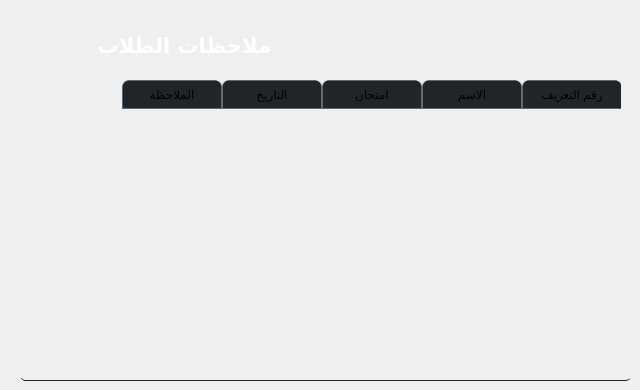
    <widget class="QWidget" name="tab_4">
     <attribute name="title">
      <string>الملاحظات</string>
     </attribute>
     <widget class="QLabel" name="label_40">
      <property name="geometry">
       <rect>
        <x>40</x>
        <y>10</y>
        <width>61</width>
        <height>61</height>
       </rect>
      </property>
      <property name="styleSheet">
       <string notr="true">image: url(:/icons/images/images/person-feedback-svgrepo-com (1).svg);</string>
      </property>
      <property name="text">
       <string/>
      </property>
      <property name="pixmap">
       <pixmap>../../../.designer/src/reports.png</pixmap>
      </property>
      <property name="scaledContents">
       <bool>true</bool>
      </property>
     </widget>
     <widget class="QLabel" name="label_41">
      <property name="geometry">
       <rect>
        <x>90</x>
        <y>20</y>
        <width>181</width>
        <height>51</height>
       </rect>
      </property>
      <property name="font">
       <font>
        <family>Myriad Pro Light</family>
        <pointsize>16</pointsize>
        <bold>true</bold>
        <kerning>true</kerning>
       </font>
      </property>
      <property name="layoutDirection">
       <enum>Qt::LayoutDirection::LeftToRight</enum>
      </property>
      <property name="styleSheet">
       <string notr="true">color: rgb(255, 255, 255);</string>
      </property>
      <property name="text">
       <string>ملاحظات الطلاب</string>
      </property>
      <property name="scaledContents">
       <bool>true</bool>
      </property>
      <property name="alignment">
       <set>Qt::AlignmentFlag::AlignLeading|Qt::AlignmentFlag::AlignLeft|Qt::AlignmentFlag::AlignVCenter</set>
      </property>
     </widget>
     <widget class="QTableWidget" name="notestable">
      <property name="geometry">
       <rect>
        <x>20</x>
        <y>70</y>
        <width>611</width>
        <height>311</height>
       </rect>
      </property>
      <property name="font">
       <font>
        <family>Open Sans</family>
       </font>
      </property>
      <property name="layoutDirection">
       <enum>Qt::LayoutDirection::RightToLeft</enum>
      </property>
      <property name="styleSheet">
       <string notr="true">/* ////////////////////////QTableWidget///////////////////////////// */
QTableWidget {	
	background-color: transparent;
	padding: 10px;
	border-radius: 5px;
	gridline-color: rgb(32, 37, 42);
	gridline-color: rgba(189, 195, 199,50);
	border-bottom: 1px solid rgb(32, 37, 42);

}
QTableWidget::item{
	border-color: rgb(32, 37, 42);
	padding-left: 5px;
	padding-right: 5px;
	gridline-color: rgba(189, 195, 199,100);
}
QTableWidget::item:selected{
	background-color: rgb(101,142,45);
}
QHeaderView::section{
	background-color: rgb(41, 51, 61);
	max-width: 30px;
	border: 1px solid rgb(44, 49, 58);
	border-style: none;
    border-bottom: 1px solid rgb(44, 49, 60);
    border-right: 1px solid rgb(44, 49, 60);
}
QTableWidget::horizontalHeader {	
	background-color: rgb(32, 37, 42);
}
QHeaderView::section:horizontal
{
    border: 1px solid rgba(41, 51, 61,100);
	background-color: rgb(32, 37, 42);
	padding: 3px;
	border-top-left-radius: 7px;
    border-top-right-radius: 7px;
}
QHeaderView::section:vertical
{
    border: 1px solid rgb(44, 49, 60);
     background-color: rgb(32, 37, 42);
     	padding: 3px;
}
</string>
      </property>
      <column>
       <property name="text">
        <string>رقم التعريف</string>
       </property>
      </column>
      <column>
       <property name="text">
        <string>الاسم</string>
       </property>
      </column>
      <column>
       <property name="text">
        <string>امتحان</string>
       </property>
      </column>
      <column>
       <property name="text">
        <string>التاريخ</string>
       </property>
      </column>
      <column>
       <property name="text">
        <string>الملاحظة</string>
       </property>
      </column>
     </widget>
    </widget>
